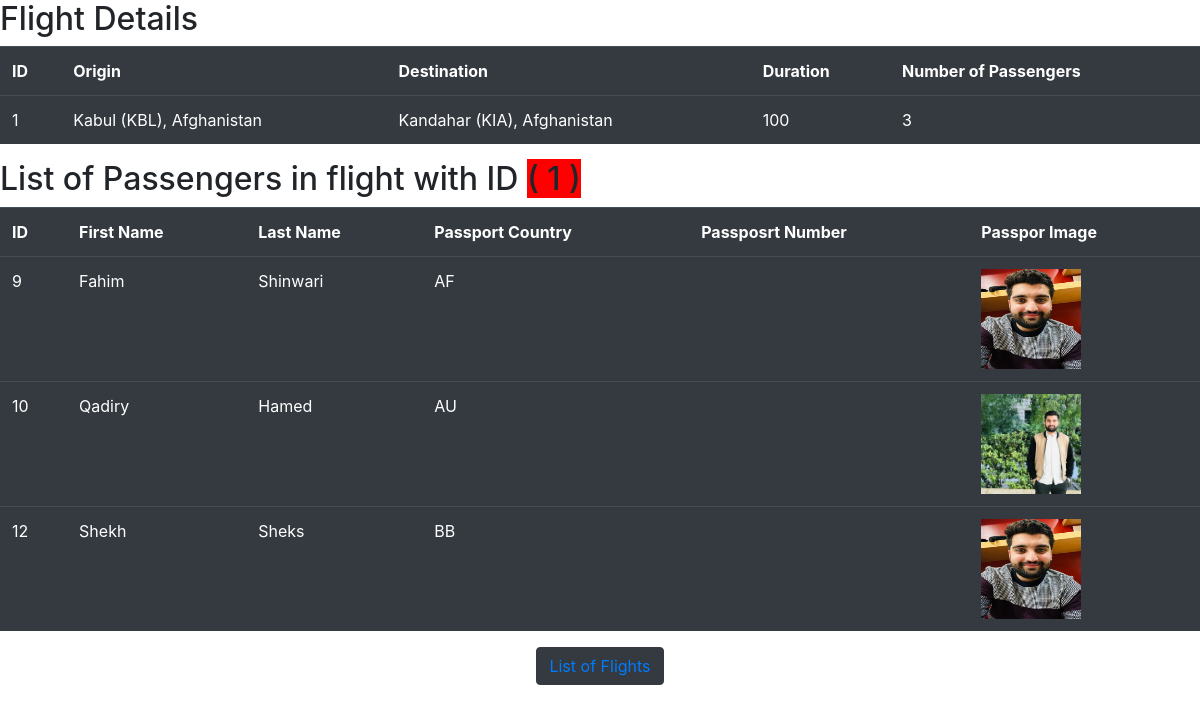
/1/ (signed in), run on an earlier commit of the app's database.
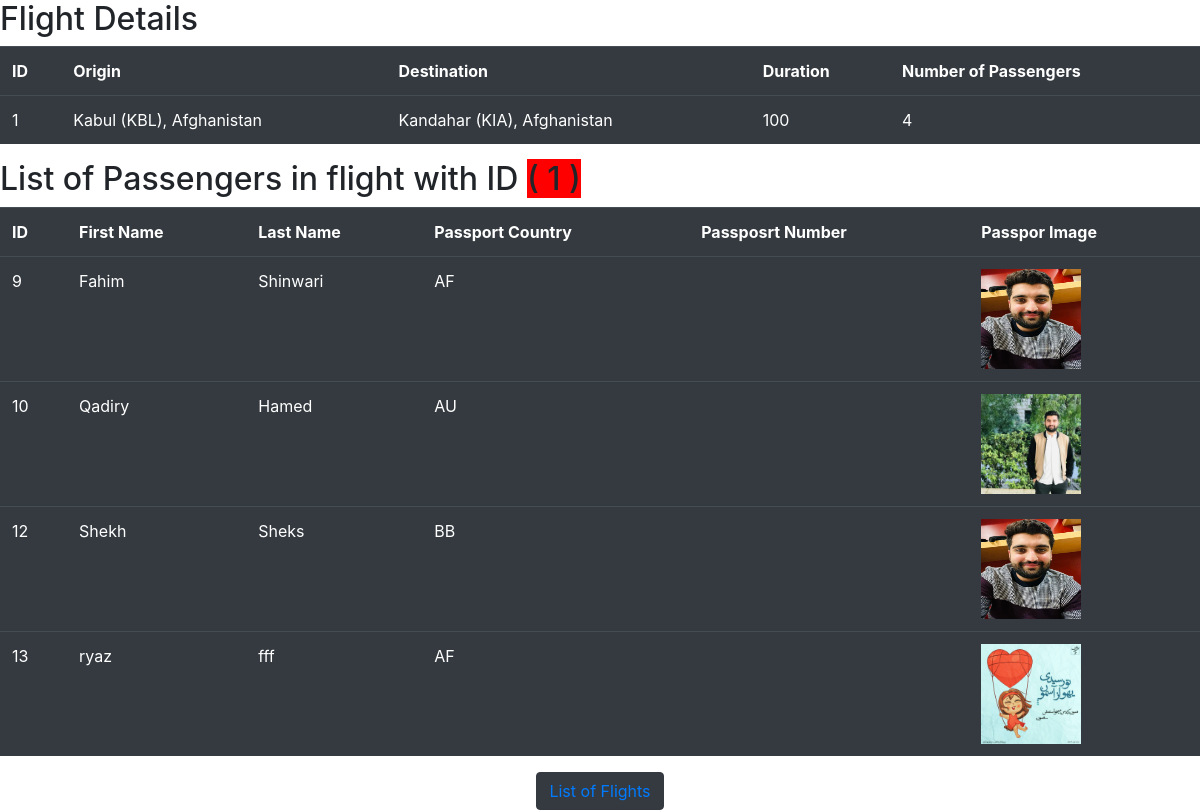
And on a later commit of the database.
### FlightsSystem/models.py (models this page shows, shortened)
class PassengersModel(models.Model):
    first = models.CharField(max_length=10)
    last = models.CharField(max_length=20)
    passportCountry = models.CharField(max_length=30)
    passport_photo = models.ImageField(
        upload_to='images/', null=True, blank=True)
    flights = models.ManyToManyField(
        FlightModel, blank=True, related_name="passengers")

### FlightsSystem/views.py (the view)
# urls.py: path("<int:flight_id>/", views.aFlightDetails, name="aFlightDetails"),
@login_required(login_url='FlightsSystem:Login')
def aFlightDetails(httprequest, flight_id):
    Flight = FlightModel.objects.get(pk=flight_id)
    if Flight:
        passengers = Flight.passengers.all()
        countpassenger = passengers.count()
        return render(httprequest, 'FlightsSystem/aFlightDetails.html', {
            "flight": Flight,
            "passengersInThisFlight": passengers,
            "countPassenger": countpassenger,
        })
    else:
        return HttpResponseNotFound('Flight not found')

### FlightsSystem/models.py (called while the page is built)
    def __str__(self):
        return f" {self.city} ({self.code}), {self.country}"

### FlightsSystem/templates/FlightsSystem/aFlightDetails.html (shortened to what this page needs)
{% extends 'FlightsSystem/layout.html' %} {% block body %}
<h2>Flight Details</h2>
<table class="table table-dark table-hover">
  <th>ID</th>
  <th>Origin</th>
  <th>Destination</th>
  <th>Duration</th>
  <th>Number of Passengers</th>
  <tr>
    <td>{{flight.id}}</td>
    <td>{{flight.origin}}</td>
    <td>{{flight.distination}}</td>
    <td>{{flight.duration}}</td>
    <td>{{countPassenger}}</td>
  </tr>
</table>
<h2>
  List of Passengers in flight with ID
  <span style="background-color: red">( {{flight.id}} )</span>
</h2>
<table class="table table-dark table-hover">
  <th>ID</th>
  <th>First Name</th>
  <th>Last Name</th>
  <th>Passport Country</th>
  <th>Passposrt Number</th>
  <th>Passpor Image</th>
  {% for apassenger in passengersInThisFlight %}
  <tr>
    <td>{{apassenger.id}}</td>
    <td>{{apassenger.first}}</td>
    <td>{{apassenger.last}}</td>
    <td>{{apassenger.passportCountry}}</td>
    <td>{{apassenger.passportNumber}}</td>
    <td>
      <a href="#" class="image-link">
        <img src="{{ apassenger.passport_photo.url }}" alt="Passport Photo" width="100px" height="100px"/>
      </a>
    </td>
  </tr>
  {% endfor %}
</table>
<div style="text-align: center">
  <button class="btn btn-dark">
    <a href="{% url 'FlightsSystem:AllFLights' %}">List of Flights</a>
  </button>
</div>
{% endblock %}

What changed in the data, as far as the page shows it:
added PassengersModel: id "13", first "ryaz", last "fff", passportCountry "AF", passport_photo (picture)
Also different on the page:
{{ countPassenger }}: "3" → "4"
